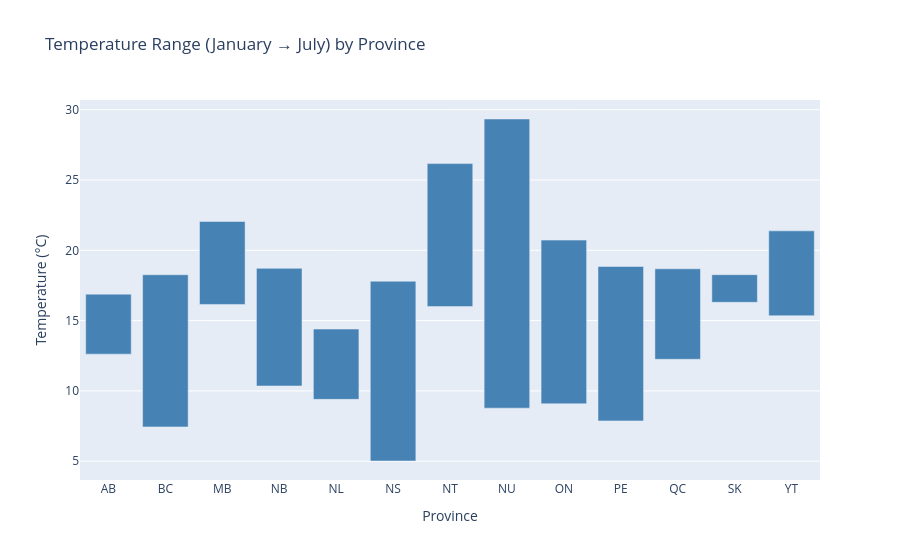

Notebook source saved alongside this figure:
### Markdown cell above
plot cheese production vs tempreture

### Code cell
prov_weather["TempRange"] = prov_weather["JulAvg"] - prov_weather["JanAvg"]
fig = go.Figure()

fig.add_trace(go.Bar(
    x=prov_weather["Prov"],
    y=prov_weather["TempRange"],
    base=prov_weather["JanAvg"],  # starts at Jan temp
    marker_color="steelblue",
    hovertemplate=(
        "Province: %{x}<br>"
        "Jan Avg: %{base}°C<br>"
        "Jul Avg: %{y + base}°C<br>"
        "Range: %{y}°C<extra></extra>"
    )
))

fig.update_layout(
    title="Temperature Range (January → July) by Province",
    yaxis_title="Temperature (°C)",
    xaxis_title="Province"
)

fig.show()

### Figure 1 — Plotly figure (JSON) as saved in the notebook; plotly's stock layout.template omitted (floating-point values rounded to 4 significant figures)
{"data": [{"base": [12.62, 7.44, 22.05, 10.35, 9.4, 5.017, 26.17, 29.34, 9.088, 7.867, 12.25, 16.3, 21.38], "hovertemplate": "Province: %{x}<br>Jan Avg: %{base}°C<br>Jul Avg: %{y + base}°C<br>Range: %{y}°C<extra></extra>", "marker": {"color": "steelblue"}, "type": "bar", "x": ["AB", "BC", "MB", "NB", "NL", "NS", "NT", "NU", "ON", "PE", "QC", "SK", "YT"], "y": [4.267, 10.82, -5.9, 8.367, 5.0, 12.78, -10.17, -20.56, 11.64, 10.98, 6.433, 1.967, -6.033]}], "layout": {"title": {"text": "Temperature Range (January → July) by Province"}, "xaxis": {"title": {"text": "Province"}}, "yaxis": {"title": {"text": "Temperature (°C)"}}}}
